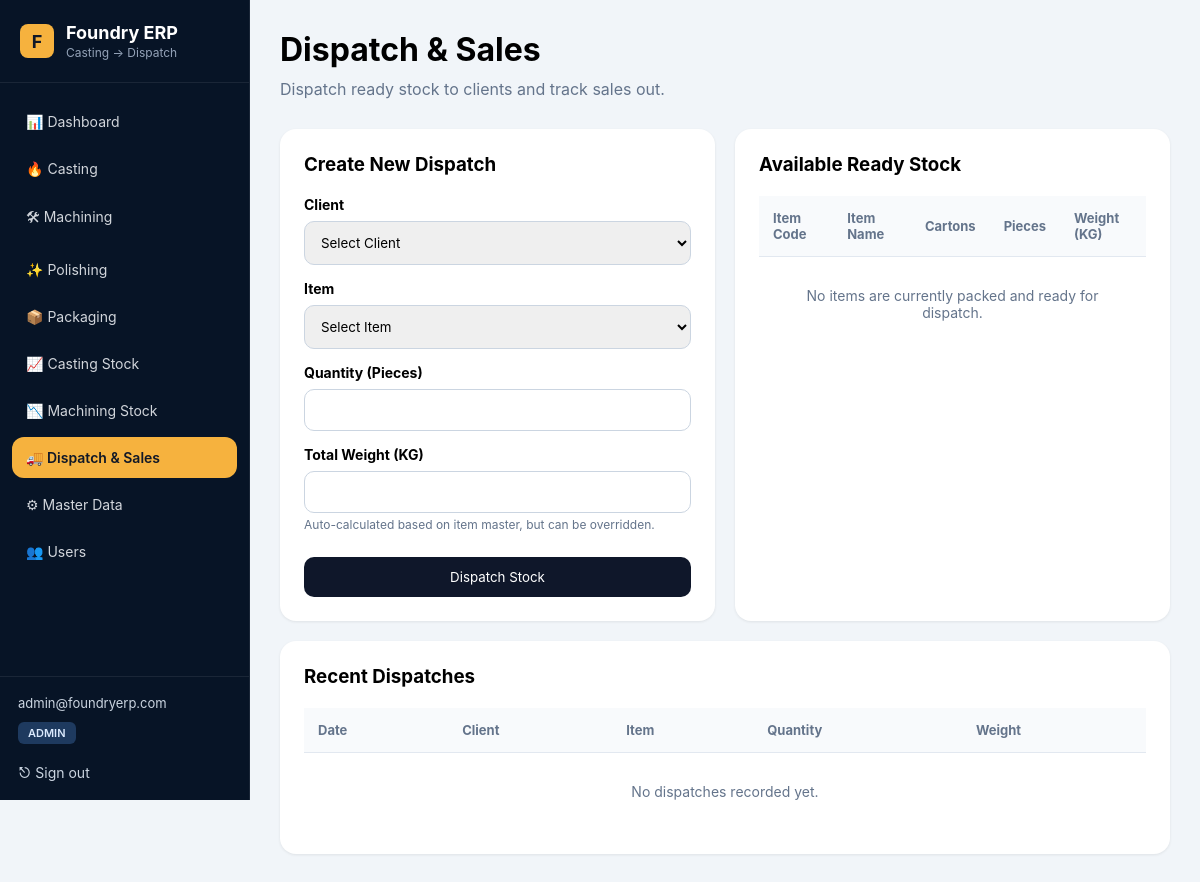
Before: /dispatch/ with the older database file.
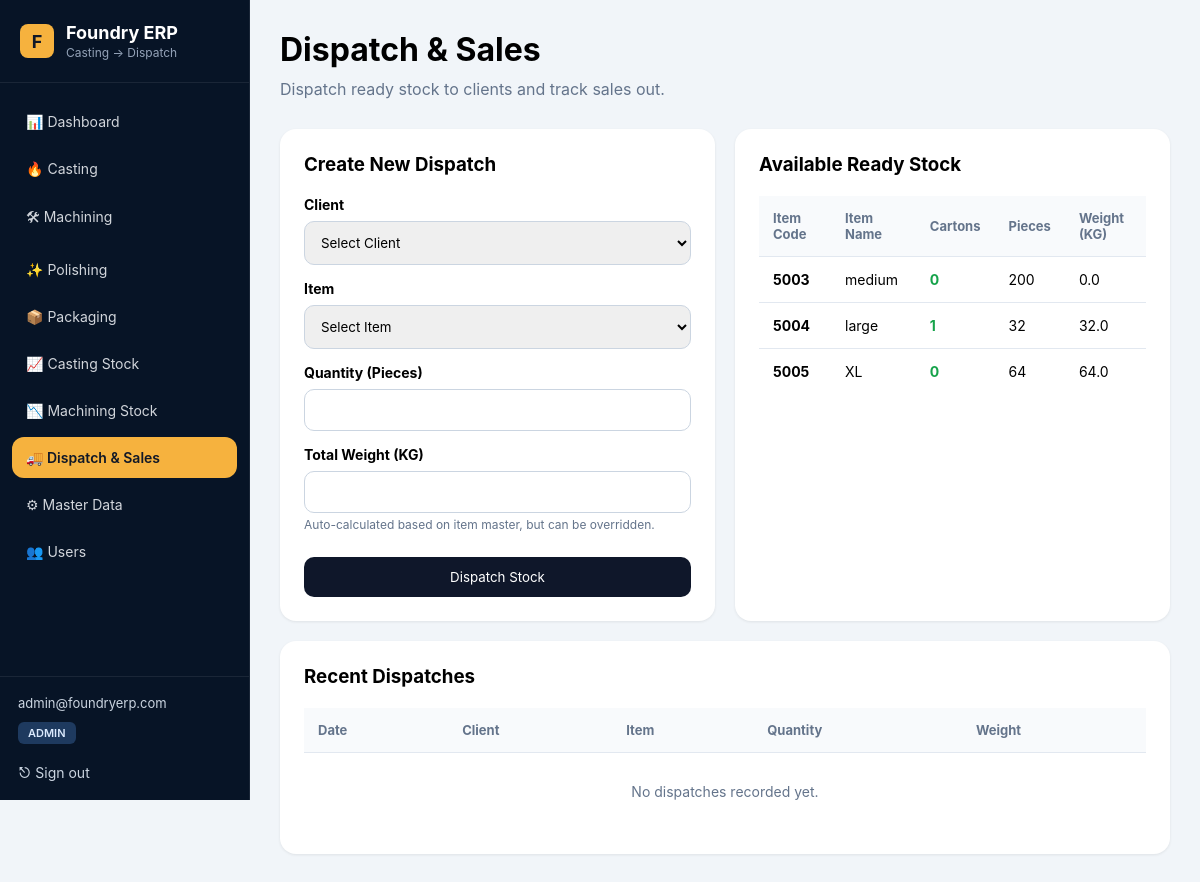
After: the same page with the newer database file.
### inventory/models.py (models this page shows, shortened)
class Item(models.Model):
    CATEGORY_CHOICES = [
        ("BRASS", "Brass"),
        ("MORTAR", "Mortar"),
        ("PESTLE", "Pestle"),
        ("CHOPPING", "Chopping Board"),
        ("OTHER", "Other"),
    ]
    MATERIAL_CHOICES = [
        ("BRASS", "Brass"),
        ("SS", "Stainless Steel"),
        ("CI", "Cast Iron"),
        ("ALUMINIUM", "Aluminium"),
    ]
    client = models.ForeignKey(
        "Client",
        on_delete=models.SET_NULL,
        blank=True,
        null=True
    )
    code = models.CharField(
        max_length=50,
        unique=True
    )
    name = models.CharField(
        max_length=100
    )
    category = models.CharField(
        max_length=50,
        choices=CATEGORY_CHOICES,
        default="OTHER"
    )
    material = models.CharField(
        max_length=50,
        choices=MATERIAL_CHOICES,
        blank=True,
        null=True
    )
    variant = models.CharField(
        max_length=100,
        blank=True,
        null=True
    )
    item_type = models.CharField(
        max_length=100,
        blank=True,
        null=True
    )
    weight_per_piece = models.FloatField(
        default=0
    )
    lot_size = models.IntegerField(
        default=0
    )
    lot_with_box = models.IntegerField(
        default=0
    )
    process = models.CharField(
        max_length=50,
        choices=ProcessType.choices,
        blank=True,
        null=True
    )
    machining_required = models.BooleanField(
        default=True
    )
    polishing_required = models.BooleanField(
        default=True
    )
    packing_required = models.BooleanField(
        default=True
    )
    rate_per_piece = models.FloatField(
        default=0
    )
    notes = models.TextField(
        blank=True,
        null=True
    )
    active = models.BooleanField(
        default=True
    )
    created_at = models.DateTimeField(
        auto_now_add=True
    )

### inventory/views.py (the view, shortened to what this page needs)
def dispatch_view(request):
    clients = Client.objects.all()
    items = Item.objects.all()
    stock_rows = []
    for item in items:
        item_stock = services.get_stock_by_item(item)
        ready_qty = item_stock['ready']
        if ready_qty > 0:
            cartons = 0
            if item.lot_with_box and item.lot_with_box > 0:
                cartons = ready_qty // item.lot_with_box
            if cartons > 0 or not item.lot_with_box:
                stock_rows.append({
                    "item": item,
                    "cartons": cartons,
                    "pieces": ready_qty,
                    "weight": round(ready_qty * float(item.weight_per_piece or 0), 3)
                })
    recent_dispatches = StockTransaction.objects.filter(
        transaction_type=TransactionType.DISPATCH_OUT
    ).order_by("-created_at")[:20]
    context = {
        "clients": clients,
        "items": items,
        "stock_rows": stock_rows,
        "recent_dispatches": recent_dispatches,
    }
    return render(request, "dispatch.html", context)

### templates/dispatch.html (shortened to what the changed rows need)
{% extends "layout/base.html" %}
{% block content %}
<h1 style="margin-bottom:10px;">
    Dispatch & Sales
</h1>
<div class="grid-2">
    <div class="card">
        <div style="overflow-x:auto;">
            <table>
                <thead>
                    <tr>
                        <th>Item Code</th>
                        <th>Item Name</th>
                        <th>Cartons</th>
                        <th>Pieces</th>
                        <th>Weight (KG)</th>
                    </tr>
                </thead>
                <tbody>
                    {% for row in stock_rows %}
                    <tr>
                        <td style="font-weight:bold;">{{ row.item.code }}</td>
                        <td>{{ row.item.name }}</td>
                        <td style="color:#16a34a; font-weight:bold;">{{ row.cartons|default:"0" }}</td>
                        <td>{{ row.pieces }}</td>
                        <td>{{ row.weight }}</td>
                    </tr>
                    {% empty %}
                    <tr>
                        <td colspan="5" style="text-align:center; padding:30px; color:#64748b;">
                            No items are currently packed and ready for dispatch.
                        </td>
                    </tr>
                    {% endfor %}
                </tbody>
            </table>
        </div>
    </div>
</div>
<div class="card" style="margin-top:20px;">
    <div style="overflow-x:auto;">
        <table>
            <thead>
                <tr>
                    <th>Date</th>
                    <th>Client</th>
                    <th>Item</th>
                    <th>Quantity</th>
                    <th>Weight</th>
                </tr>
            </thead>
        </table>
    </div>
</div>
{% endblock %}

Changed rows visible on the page:
now on this page (row unchanged): Item: item.code "5003", item.name "medium", cartons "0", pieces "200", weight "0.0"
now on this page (row unchanged): Item: item.code "5004", item.name "large", cartons "1", pieces "32", weight "32.0"
added Item: item.code "5005", item.name "XL", cartons "0", pieces "64", weight "64.0"
Other visible differences:
text no longer shown: "No items are currently packed and ready for dispatch."
